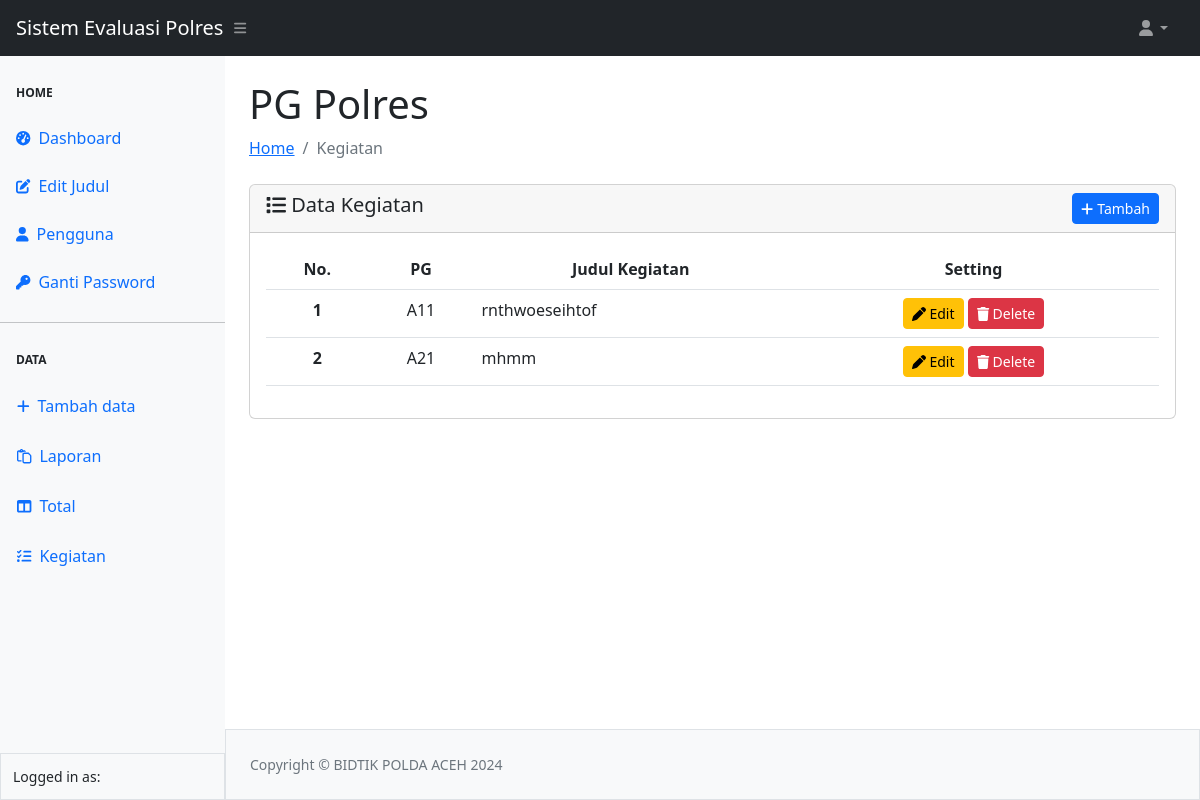
The app's page /kegiatan/polres/kegiatan.php (signed in) with its own data.
### tables this page shows
CREATE TABLE `kegiatan_polres` (
  `id` int(11) NOT NULL,
  `PG` varchar(255) NOT NULL,
  `nama_kegiatan` varchar(255) NOT NULL
);

### config.php (called while the page is built, shortened)
<?php
    $main_url = "http://localhost/Sistem-Evaluasi-Polres-main/";
?>

### kegiatan/polres/kegiatan.php (the view, shortened to what this page needs)
<?php
require_once "../../config.php";
require_once "../../template/header.php";
require_once "../../template/navbar.php";
require_once "../../template/sidebar.php";
?>
<div id="layoutSidenav_content">
    <main>
        <div class="container-fluid px-4">
            <h1 class="mt-4">PG Polres</h1>
            <ol class="breadcrumb mb-4">
                <li class="breadcrumb-item"><a href="../../index.php">Home</a></li>
                <li class="breadcrumb-item active">Kegiatan</li>
            </ol>
            <div class="card">
                <div class="card-header">
                    <span class="h5 my-2"><i class="fa-solid fa-list"></i> Data Kegiatan</span>
                    <a href="<?= $main_url ?>kegiatan/polres/add-kegiatan.php"
                        class="btn btn-sm btn-primary float-end"><i class="fa-solid fa-plus"></i> Tambah</a>
                </div>
                <div class="card-body">
                    <table class="table table-hover" id="example">
                        <thead>
                            <tr>
                                <th scope="col">
                                    <center>No.</center>
                                </th>
                                <th scope="col">
                                    <center>PG</center>
                                </th>
                                <th scope="col">
                                    <center>Judul Kegiatan</center>
                                </th>
                                <th scope="col">
                                    <center>Setting</center>
                                </th>
                            </tr>
                        </thead>
                        <tbody>
                            <?php
                            $no = 1;
                            $queryKegiatan = mysqli_query($koneksi, "SELECT * FROM kegiatan_polres");
                            while ($data = mysqli_fetch_array($queryKegiatan)) { ?>
                                <tr>
                                    <th scope="row">
                                        <center>
                                            <?= $no++ ?>
                                        </center>
                                    </th>
                                    <td>
                                        <center>
                                            <?= $data['PG'] ?>
                                        </center>
                                    </td>
                                    <td class="text-truncate" style="max">
                                        <?= $data['nama_kegiatan'] ?>
                                    </td>
                                    <td>
                                        <center>
                                            <a href="<?= $main_url ?>kegiatan/polres/edit-kegiatan.php?id=<?= $data['id'] ?>"
                                                class="btn btn-sm btn-warning"><i class="fa-solid fa-pen" title="Edit"></i>
                                                Edit</a>
                                            <a href="<?= $main_url ?>kegiatan/polres/kegiatan.php?hapus=<?= $data['id'] ?>"
                                                class="btn btn-sm btn-danger"><i class="fa-solid fa-trash"
                                                    title="Delete"></i> Delete</a>
                                        </center>
                                    </td>
                                </tr>
                            <?php } ?>
                        </tbody>
                    </table>
                </div>
            </div>
        </div>
    </main>
    <?php
    require_once "../../template/footer.php";
    ?>

### records on screen
kegiatan_polres: PG "A11", nama_kegiatan "rnthwoeseihtof"
kegiatan_polres: PG "A21", nama_kegiatan "mhmm"

### other values on screen
$main_title "Sistem Evaluasi Polres"
